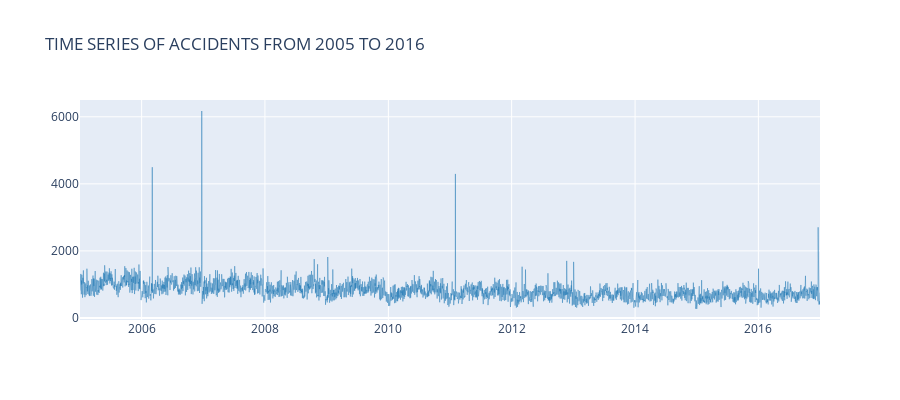

Notebook cell for this chart:
### Markdown cell above
# Question 1d. Time series of all accidents from 2005 to 2016

### Code cell
# Plotting the time series of all accidents from 2005 to 2016
accident.Year += 2000
dates = pd.to_datetime(accident.Year*10000+accident.Month*100+accident.Day,format='%Y%m%d')
accident.Year -= 2000
aggregated = dates.value_counts().sort_index()
x_values = aggregated.index.tolist()
y_values = aggregated.values.tolist()
x1,y1 = x_values, y_values

#x1, y1 = create_stack_bar_data('Day', accident)
trace1 = go.Scatter(x=x1, y=y1, opacity=0.75, name="monthday", marker=dict(color='#1f77b4'), line = dict(
        width = 0.6))
layout = dict(height=400, title='TIME SERIES OF ACCIDENTS FROM 2005 TO 2016', legend=dict(orientation="h"));

fig = go.Figure(data=[trace1], layout=layout)
iplot(fig, filename='stacked-bar')
plt.savefig("Time_series_of_accidents_from_2005_to_2016.png", dpi=100)

### Figure 1 — Plotly figure (JSON) as saved in the notebook; plotly's stock layout.template omitted (floating-point values rounded to 4 significant figures; data arrays with more than 128 entries replaced by an {"elided": "..."} marker saying what was removed)
{"data": [{"line": {"width": 0.6}, "marker": {"color": "#1f77b4"}, "name": "monthday", "opacity": 0.75, "type": "scatter", "x": {"elided": "4383 str values"}, "y": {"elided": "4383 int values"}}], "layout": {"height": 400, "legend": {"orientation": "h"}, "title": {"text": "TIME SERIES OF ACCIDENTS FROM 2005 TO 2016"}}}
